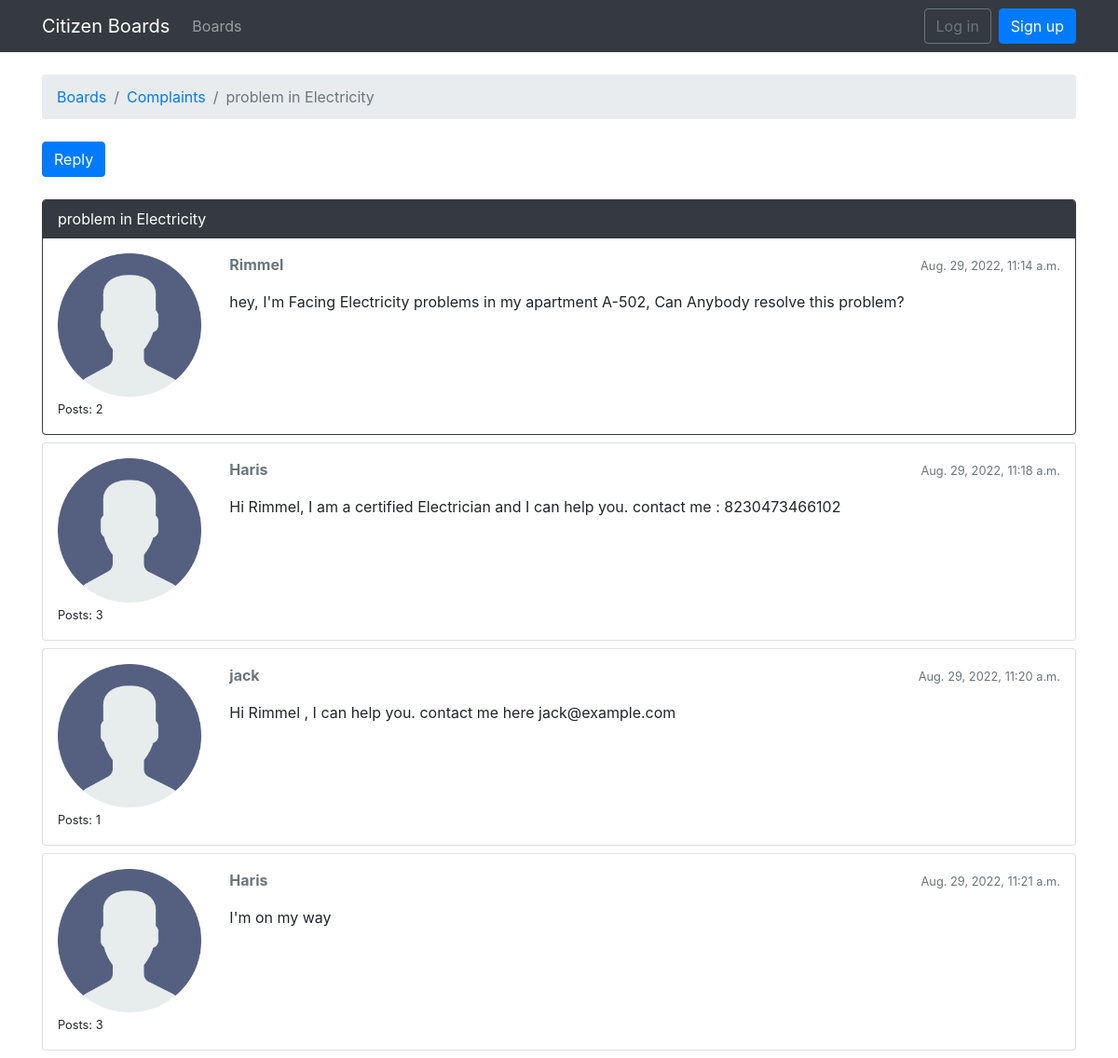
The app's page /boards/9/topics/22/ with its own data.
### boards/models.py (models this page shows, shortened)
class Topic(models.Model):
    subject = models.CharField(max_length=255)
    last_updated = models.DateTimeField(auto_now_add=True)
    board = models.ForeignKey(Board, related_name='topics',on_delete = models.CASCADE)
    starter = models.ForeignKey(User, related_name='topics',on_delete = models.CASCADE)
    last_updated = models.DateTimeField(auto_now_add = True)
    views = models.PositiveIntegerField(default=0)

class Board(models.Model):
    name = models.CharField(max_length=30, unique=True)
    description = models.CharField(max_length=100)

class Post(models.Model):
    message = models.TextField(max_length=4000)
    topic = models.ForeignKey(Topic,on_delete = models.CASCADE, related_name='posts')
    created_at = models.DateTimeField(auto_now_add=True)
    updated_at = models.DateTimeField(null=True)
    created_by = models.ForeignKey(User,on_delete = models.CASCADE,related_name='posts')
    updated_by = models.ForeignKey(User, null = True,related_name='+',on_delete = models.CASCADE)

### boards/views.py (the view)
# urls.py: re_path(r'^boards/(?P<pk>\d+)/topics/(?P<topic_pk>\d+)/$', views.topic_posts, name='topic_posts'),
def topic_posts(request, pk, topic_pk):
    topic = get_object_or_404(Topic, board__pk=pk, pk = topic_pk)
    topic.views += 1
    topic.save()
    return render(request, 'topic_posts.html', {'topic':topic})

### templates/topic_posts.html (shortened to what this page needs)
{% extends 'base.html' %}
{% load static %}
{% block breadcrumb %}
  <li class="breadcrumb-item"><a href="{% url 'home' %}">Boards</a></li>
  <li class="breadcrumb-item"><a href="{% url 'board_topics' topic.board.pk %}">{{ topic.board.name }}</a></li>
  <li class="breadcrumb-item active">{{ topic.subject }}</li>
{% endblock %}
{% block content %}
  <div class="mb-4">
    <a href="{% url 'reply_topic' topic.board.pk topic.pk %}" class="btn btn-primary" role="button">Reply</a>
  </div>
  {% for post in topic.posts.all %}
    <div class="card mb-2 {% if forloop.first %}border-dark{% endif %}">
      {% if forloop.first %}
        <div class="card-header text-white bg-dark py-2 px-3">{{ topic.subject }}</div>
      {% endif %}
      <div class="card-body p-3">
        <div class="row">
          <div class="col-2">
            <img src="{% static 'img/avatar.png' %}" alt="{{ post.created_by.username }}" class="w-100">
            <small>Posts: {{ post.created_by.posts.count }}</small>
          </div>
          <div class="col-10">
            <div class="row mb-3">
              <div class="col-6">
                <strong class="text-muted">{{ post.created_by.username }}</strong>
              </div>
              <div class="col-6 text-right">
                <small class="text-muted">{{ post.created_at }}</small>
              </div>
            </div>
            {{ post.message }}
          </div>
        </div>
      </div>
    </div>
  {% endfor %}
{% endblock %}

### templates/base.html (shortened to what this page needs)
{% load static %}
<!DOCTYPE html>
<html>
<head>
<link rel="stylesheet" href="{% static 'css/bootstrap.min.css' %}">
</head>
<body>
    {% block body %}
    <nav class="navbar navbar-expand-sm navbar-dark bg-dark">
        <div class="container">
          <a class="navbar-brand" href="{% url 'home' %}">Citizen Boards</a>
          <div class="collapse navbar-collapse" id="mainMenu">
            <ul class="navbar-nav">
              <li class="nav-item">
                <a class="nav-link" href="{% url 'home' %}">Boards</a>
              </li>
            </ul>
            {% if user.is_authenticated %}
              <ul class="navbar-nav ml-auto">
                <li class="nav-item dropdown">
                  <a class="nav-link dropdown-toggle" href="#" id="userMenu" data-toggle="dropdown" aria-haspopup="true" aria-expanded="false">
                    {{ user.username }}
                  </a>
                  <div class="dropdown-menu dropdown-menu-right" aria-labelledby="userMenu">
                    <a class="dropdown-item" href="#">My account</a>
                    <a class="dropdown-item" href="{% url 'password_change' %}">Change password</a>
                    <div class="dropdown-divider"></div>
                    <a class="dropdown-item" href="{% url 'logout' %}">Log out</a>
                  </div>
                </li>
              </ul>
            {% else %}
              <form class="form-inline ml-auto">
                <a href="{% url 'login' %}" class="btn btn-outline-secondary">Log in</a>
                <a href="{% url 'signup' %}" class="btn btn-primary ml-2">Sign up</a>
              </form>
            {% endif %}
            </div>
        </div>
    </nav>
    <div class="container">
        <ol class="breadcrumb my-4">
        {% block breadcrumb %}
        {% endblock %}
        </ol>
        {% block content %}
        {% endblock %}
        </div>
        {% endblock body %}
        </body>
</html>

### records on screen
Topic: board.name "Complaints", subject "problem in Electricity"
Post: created_by.posts.count "2", created_by.username "Rimmel", created_at "Aug. 29, 2022, 11:14 a.m.", message "hey, I'm Facing Electricity problems in my apartment A-502, Can Anybody resolve this problem?"
Post: created_by.posts.count "3", created_by.username "Haris", created_at "Aug. 29, 2022, 11:18 a.m.", message "Hi Rimmel, I am a certified Electrician and I can help you. contact me : 8230473466102"
Post: created_by.posts.count "1", created_by.username "jack", created_at "Aug. 29, 2022, 11:20 a.m.", message "Hi Rimmel , I can help you. contact me here jack@example.com"
Post: created_by.posts.count "3", created_by.username "Haris", created_at "Aug. 29, 2022, 11:21 a.m.", message "I'm on my way"
